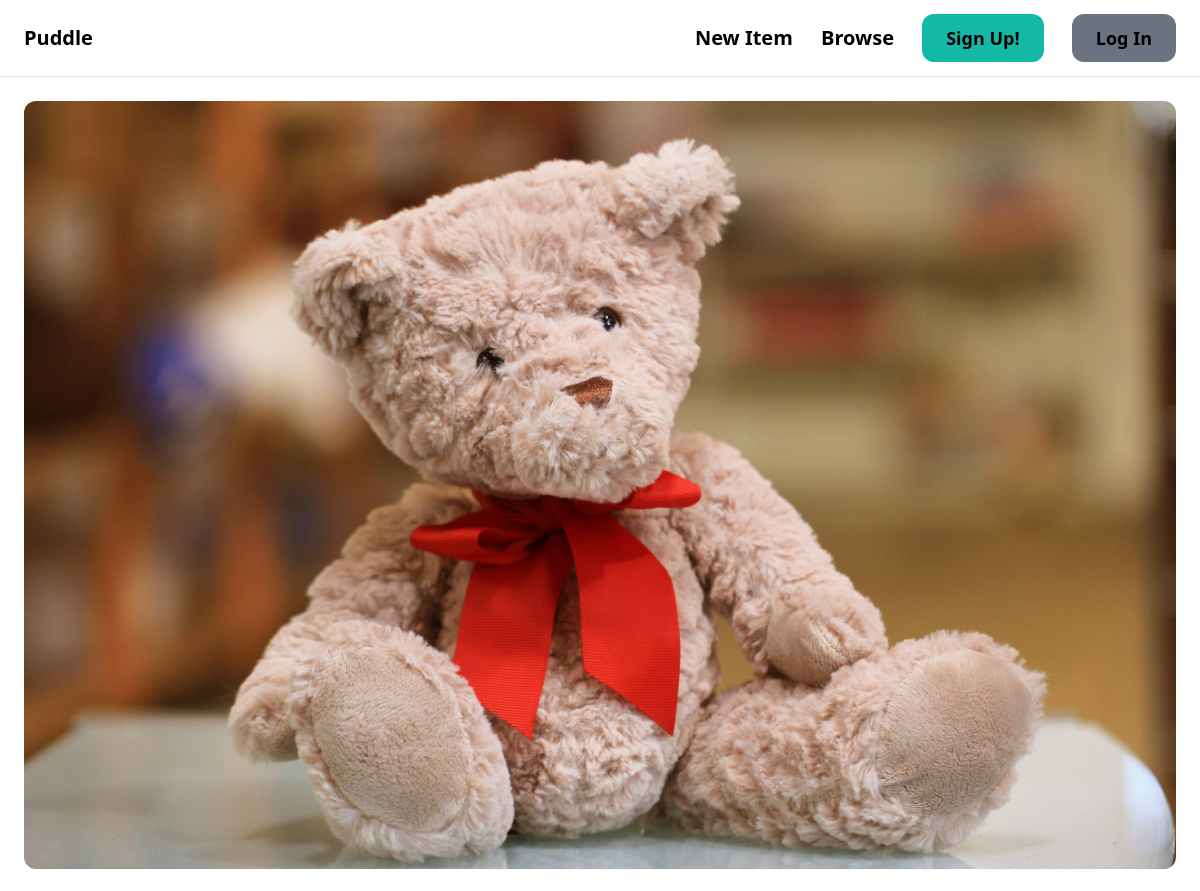
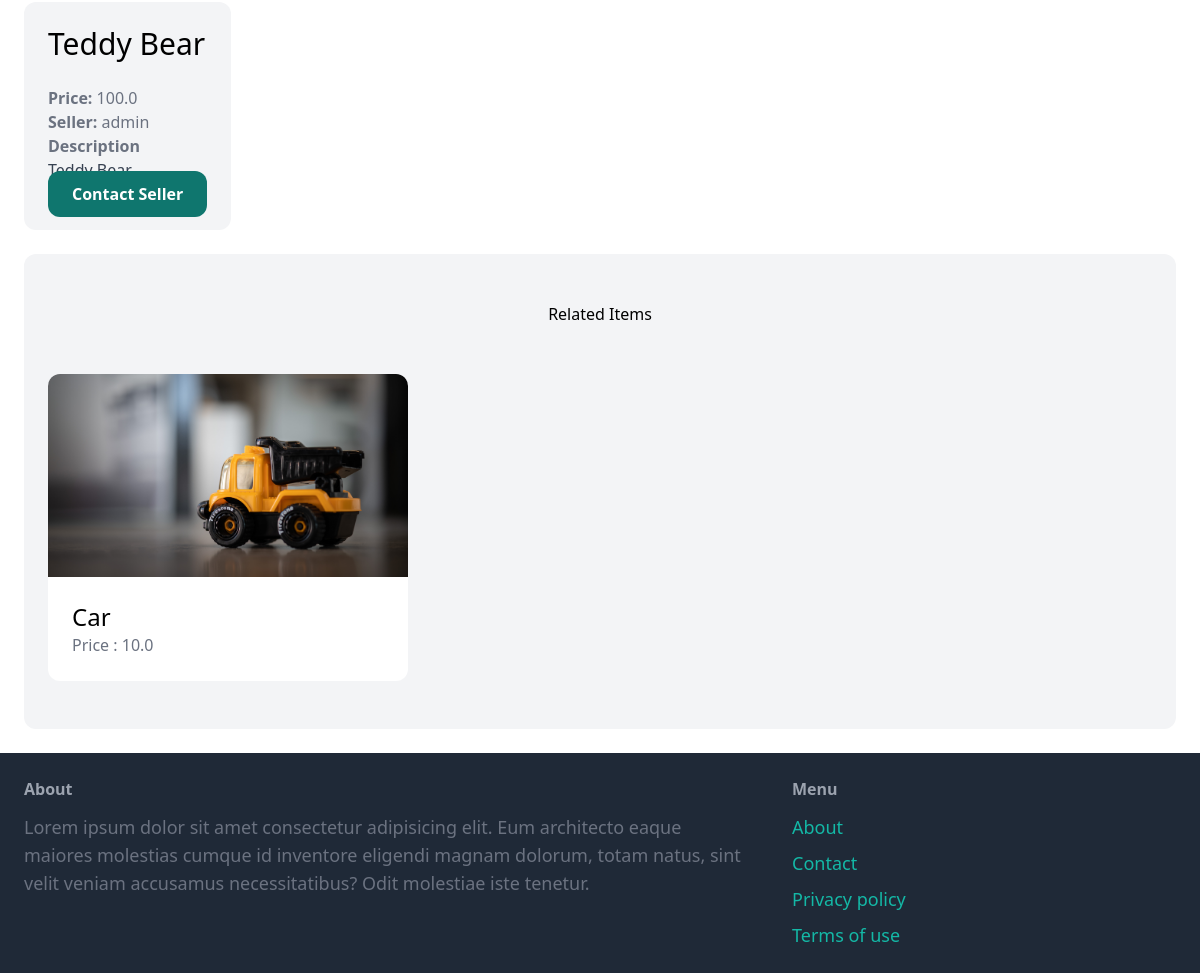
Page /items/1/ on the committed database (2 pictures, top to bottom).
### item/models.py (models this page shows, shortened)
class Item(models.Model):
    category = models.ForeignKey(Category, related_name='items', on_delete=models.CASCADE)
    name = models.CharField(max_length=255)
    description = models.TextField(blank=True, null=True)
    price = models.FloatField()
    image = models.ImageField(upload_to='item_images', blank=True, null=True)
    is_sold = models.BooleanField(default=False)
    created_by = models.ForeignKey(User, related_name='items', on_delete=models.CASCADE)
    created_at = models.DateTimeField(auto_now_add=True)

### item/views.py (the view)
# urls.py: path('<int:pk>/', views.detail, name='detail'),
def detail(request, pk):
    item = get_object_or_404(Item, pk=pk)
    related_items = Item.objects.filter(category=item.category, is_sold=False).exclude(pk=pk)[0:3]
    return render(request, 'item/detail.html', {
        'item': item,
        'related_items': related_items
    })

### item/templates/item/detail.html (shortened to what this page needs)
{% extends 'core/base.html' %}
{% block content %}
<div class="grid gird-cols-5 gap-6">
    <div class="col-span-3">
        <img src="{{ item.image.url }}" class="rounded-xl">
    </div>
    <div class="col-span-2 p-6 bg-gray-100 rounded-xl">
        <h1 class="mb-6 text-3xl">{{ item.name }}</h1>
        <p class="text-gray-500"><strong>Price: </strong>{{ item.price }}</p>
        <p class="text-gray-500"><strong>Seller: </strong>{{ item.created_by.username }}</p>
        {% if item.description %}
            <p class="text-gray-700">
                <strong class="text-gray-500">Description</strong><br>
                {{ item.description }}
            </p>
        {% endif %}
        {% if request.user == item.created_by %}
            <div class="mt-6 p-6 bg-white rounded-xl">
                <p>This is your item!</p>
                <a href="{% url 'item:edit' item.id %}" class="incline-block mt-6 px-6 py-3 text-lg font-semibold bg-red-500 text-white rounded-xl">Edit</a>
                <a href="{% url 'item:delete' item.id %}" class="incline-block mt-6 px-6 py-3 text-lg font-semibold bg-red-500 text-white rounded-xl">Delete</a>
            </div>
        {% else %}
            <a href="{% url 'conversation:new' item.id %}" class="incline-block mt-2 px-6 py-3 text=lg font-semibold bg-teal-500 text-white rounded-xl hover: bg-teal-700">Contact Seller</a>
        {% endif %}
    </div>
</div>
<div class="mt-6 px-6 py-12 bg-gray-100 rounded-xl">
    <h2 class="mb-12 text=2xl text-center">Related Items</h2>
    <div class="grid grid-cols-3 gap-3">
        {% for item in related_items %}
            <div>
                <a href="{% url 'item:detail' item.id %}">
                    <div>
                        <img src="{{ item.image.url }}" class="rounded-t-xl">
                    </div>
                    <div class="p-6 bg-white rounded-b-xl">
                        <h2 class="text-2xl">{{ item.name }}</h2>
                        <p class="text-gray-500">Price : {{ item.price }}</p>
                    </div>
                </a>
            </div>
        {% endfor %}
    </div>
</div>
{% endblock %}

### rows in the picture
Item: image (picture), name "Teddy Bear", price "100.0", created_by.username "admin", description "Teddy Bear"
Item: image (picture), name "Car", price "10.0"
